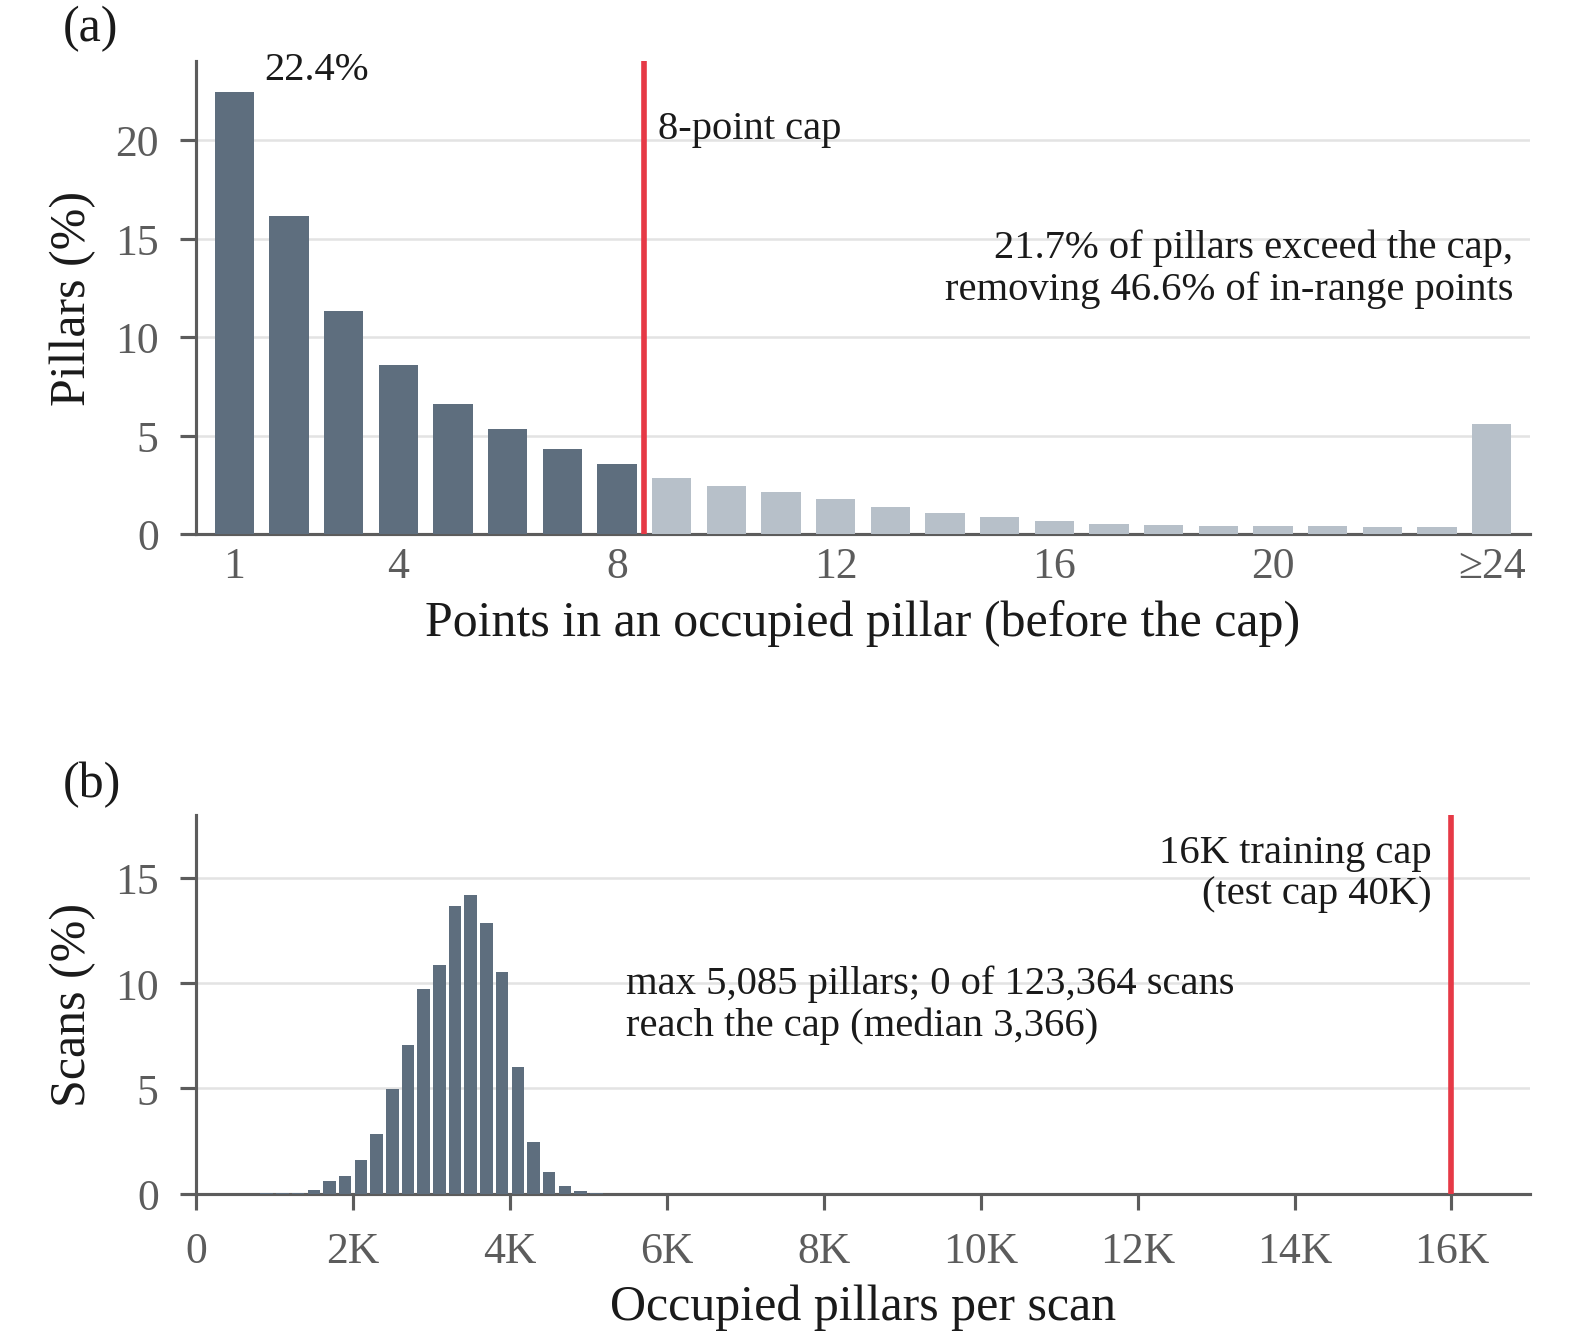

Generate this figure with Python:
#!/usr/bin/env python3
"""Fig. 9: how full the pillars are under the GeoPillars voxelisation budget (CARLA train split)."""

import json
import os.path as osp
import sys

import matplotlib.pyplot as plt
import numpy as np
from matplotlib.ticker import FuncFormatter

HERE = osp.dirname(osp.abspath(__file__))
sys.path.insert(0, HERE)
import paper_style as ps

KEPT = "#5E6E7E"  # pillars within the point cap
TRUNC = "#B7C0C9"  # pillars the cap truncates
CAP_LINE = ps.RUN_STYLE["A"]["color"]
SPLIT, BUDGET = "train", "geopillars"
MAX_K = 24


def thousands(x, _):
    return f"{x / 1000:g}K" if x else "0"


def main():
    ps.apply()
    doc = json.load(open(osp.join(HERE, "data", "pillar_stats.json")))
    s = doc["splits"][SPLIT]
    b = s["budgets"][BUDGET]
    cfg = doc["budgets"][BUDGET]
    cap_pts, cap_pillars = cfg["max_points"], cfg["max_voxels_train"]
    hist = np.asarray(b["pillar_point_count_hist"]["counts"], dtype=np.float64)
    total = hist[1:].sum()
    pct = 100 * np.append(hist[1:MAX_K], hist[MAX_K:].sum()) / total
    occ = np.load(osp.join(HERE, "data", "pillar_stats_scans.npz"))[
        f"{SPLIT}_{BUDGET}_occupied"
    ]

    fig, (ax1, ax2) = plt.subplots(
        2, 1, figsize=(ps.COLUMN_W, 3.05), gridspec_kw=dict(height_ratios=[1.25, 1])
    )
    fig.subplots_adjust(left=0.125, right=0.975, bottom=0.115, top=0.94, hspace=0.66)

    # (a) points per occupied pillar
    k = np.arange(1, MAX_K + 1)
    ax1.bar(
        k,
        pct,
        width=0.72,
        color=np.where(k <= cap_pts, KEPT, TRUNC),
        linewidth=0,
        zorder=3,
    )
    ax1.axvline(cap_pts + 0.5, color=CAP_LINE, lw=0.9, zorder=4)
    ax1.text(
        cap_pts + 0.75,
        21.5,
        f"{cap_pts}-point cap",
        color=ps.INK,
        fontsize=6.5,
        ha="left",
        va="top",
    )
    over = 100 * b["pillars_over_point_cap_frac"]
    dropped = 100 * b["in_range_points_dropped_by_point_cap_frac"]
    single = 100 * hist[1] / total
    ax1.text(
        MAX_K + 0.4,
        15.5,
        f"{over:.1f}% of pillars exceed the cap,\nremoving {dropped:.1f}% of in-range points",
        ha="right",
        va="top",
        fontsize=6.5,
        color=ps.INK,
        linespacing=1.15,
    )
    ax1.text(
        1.55,
        single + 0.2,
        f"{single:.1f}%",
        ha="left",
        va="bottom",
        fontsize=6.5,
        color=ps.INK,
    )
    ax1.set_xlim(0.3, MAX_K + 0.7)
    ax1.set_ylim(0, 24)
    ax1.set_xticks([1, 4, 8, 12, 16, 20, MAX_K])
    ax1.set_xticklabels(["1", "4", "8", "12", "16", "20", f"≥{MAX_K}"])
    ax1.set_xlabel("Points in an occupied pillar (before the cap)", labelpad=2)
    ax1.set_ylabel("Pillars (%)", labelpad=3)
    ax1.grid(axis="x", visible=False)
    ax1.tick_params(axis="x", length=0, pad=2)
    ps.despine(ax1)
    ax1.text(
        -0.1, 1.02, "(a)", transform=ax1.transAxes, ha="left", va="bottom", fontsize=8
    )

    # (b) occupied pillars per scan vs the pillar cap
    bins = np.arange(0, cap_pillars + 1001, 200)
    counts, edges = np.histogram(occ, bins=bins)
    share = 100 * counts / len(occ)
    ytop = float(np.ceil(share.max() * 1.15 / 2) * 2)
    ax2.bar(edges[:-1] + 100, share, width=160, color=KEPT, linewidth=0, zorder=3)
    ax2.axvline(cap_pillars, color=CAP_LINE, lw=0.9, zorder=4)
    ax2.text(
        cap_pillars - 250,
        0.95 * ytop,
        f"{cap_pillars // 1000}K training cap\n(test cap 40K)",
        ha="right",
        va="top",
        fontsize=6.5,
        color=ps.INK,
        linespacing=1.15,
    )
    ax2.text(
        occ.max() + 400,
        0.5 * ytop,
        f"max {occ.max():,} pillars; {int((occ > cap_pillars).sum())} of {len(occ):,} scans\n"
        f"reach the cap (median {int(np.median(occ)):,})",
        ha="left",
        va="center",
        fontsize=6.5,
        color=ps.INK,
        linespacing=1.15,
    )
    ax2.set_xlim(0, cap_pillars + 1000)
    ax2.set_ylim(0, ytop)
    ax2.xaxis.set_major_formatter(FuncFormatter(thousands))
    ax2.set_xticks([0, 2000, 4000, 6000, 8000, 10000, 12000, 14000, 16000])
    ax2.set_xlabel("Occupied pillars per scan", labelpad=2)
    ax2.set_ylabel("Scans (%)", labelpad=3)
    ax2.grid(axis="x", visible=False)
    ps.despine(ax2)
    ax2.text(
        -0.1, 1.02, "(b)", transform=ax2.transAxes, ha="left", va="bottom", fontsize=8
    )
    ps.save(fig, "fig9_pillar_occupancy")
    print(
        f'{s["scans"]} {SPLIT} scans: single-point pillars {single:.1f}%, over cap {over:.1f}%, '
        f"points dropped {dropped:.1f}%, occupied median {np.median(occ):.0f} max {occ.max()}"
    )


if __name__ == "__main__":
    main()
